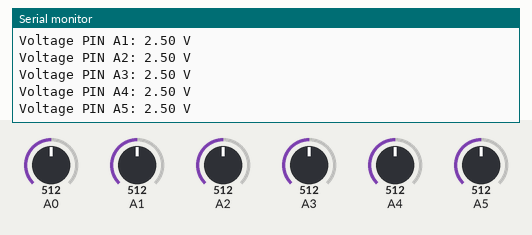
The sketch below on a simulated Arduino Uno, built with avr-gcc and run on an emulated ATmega328P. Shown: the last lines printed to the serial monitor. Inputs (shaded band) come from the test bench; at power-on: A0 = 512, A1 = 512, A2 = 512, A3 = 512, A4 = 512, A5 = 512.

Above: at 1.2 s.
1.3 s: A0 set to 716
At 2.2 s:
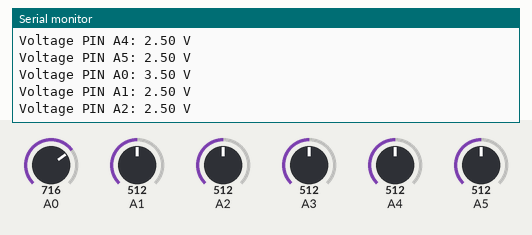
2.8 s: A1 set to 716
At 3.4 s:
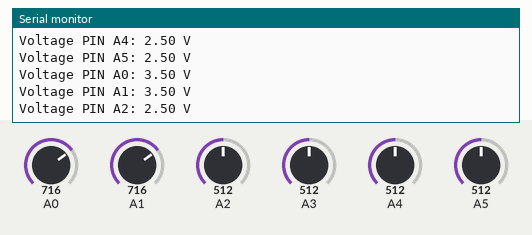
5.8 s: A2 set to 716
At 6.8 s:
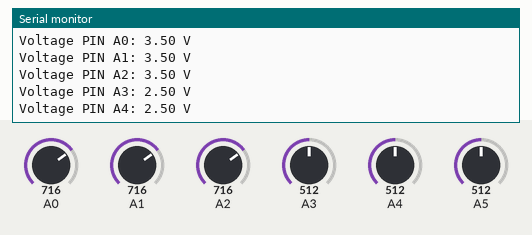
8.8 s: A3 set to 716
At 9.8 s:
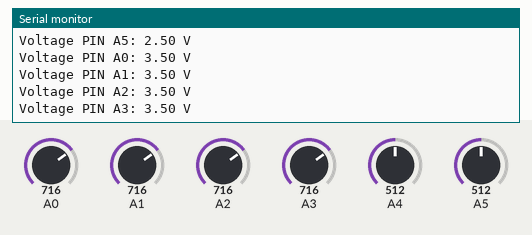
11.8 s: A4 set to 716
At 12.6 s:
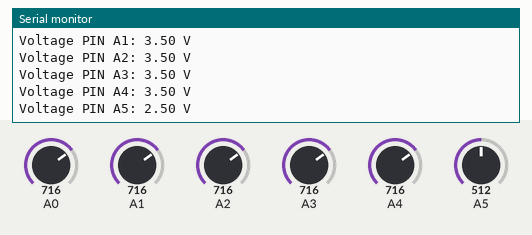
14.8 s: A5 set to 716
At 15.7 s:
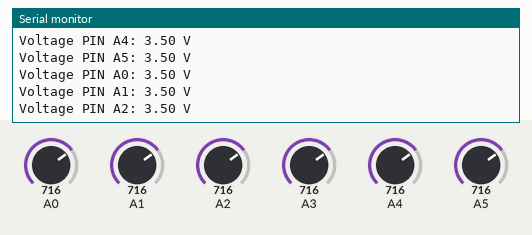
Timing chart, 0 to 17.8 s (numbered marks = the images above; inputs shaded):
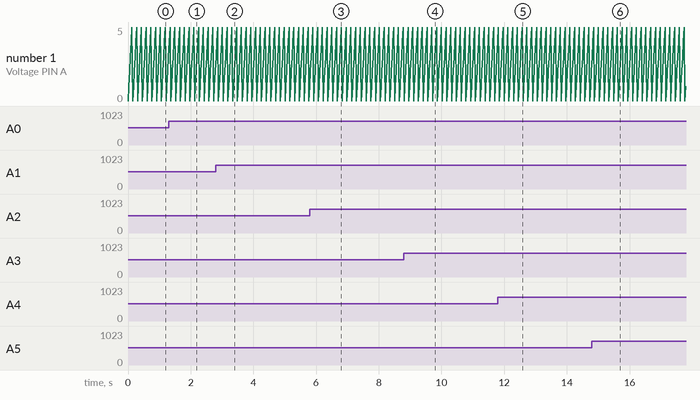

The sketch:

adc.ino
```cpp
void setup() {
  Serial.begin(9600);
}

constexpr size_t NUM_ANALOG_PINS = 6;

void loop() {
  constexpr size_t pins[NUM_ANALOG_PINS] {A0, A1, A2, A3, A4, A5};
  for (size_t i = 0; i < NUM_ANALOG_PINS; ++i) {
    int sensorValue = analogRead(pins[i]);
    float voltage = sensorValue * (5.0 / 1023.0);
    Serial.print("Voltage PIN A");
    Serial.print(i);
    Serial.print(": ");
    Serial.print(voltage);
    Serial.println(" V");
  }
  Serial.println("");
}
```

Measured:
- after the input at 1.3 s, the serial monitor: prints a new line after 0.22 s (image 1)
- after the input at 2.8 s, the serial monitor: prints a new line after 0.11 s (image 2)
- after the input at 5.8 s, the serial monitor: prints a new line after 0.17 s (image 3)
- after the input at 8.8 s, the serial monitor: prints a new line after 0.08 s (image 4)
- after the input at 11.8 s, the serial monitor: prints a new line after 0.14 s (image 5)
- after the input at 14.8 s, the serial monitor: prints a new line after 0.21 s (image 6)
